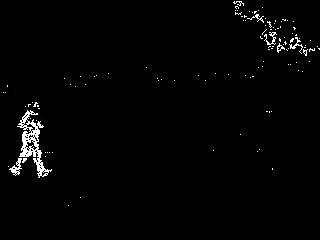
#> input picture frame 14 of Lab 03/output/park.avi, 320 x 240 px
$ python lab03_300173931.py
#> lines starting #> are read from the running program, lines starting #| are printed output that depends on the picture; after the words box and inside, x2 and y2 are one past the last pixel; in counts of white or black regions, pixels touching at a corner belong together
import cv2
import numpy as np

# Obtaining video into a variable, setting the output
capture = cv2.VideoCapture('./video/park.avi')

# Had issues with output not being saved. Was because isColor had to be set to False (output was expecting a BGR video)
output = cv2.VideoWriter('./output/park.avi', cv2.VideoWriter_fourcc(*'XVID'), 1, (320,240), isColor=False)

# Getting first frame and converting it to grayscale
_, first_frame = capture.read()
#> first_frame is the input picture: shape (240, 320, 3); min 0, max 255, mean 4.2
first_frame_gray = cv2.cvtColor(first_frame, cv2.COLOR_BGR2GRAY)

while True:
    ret, frame = capture.read()
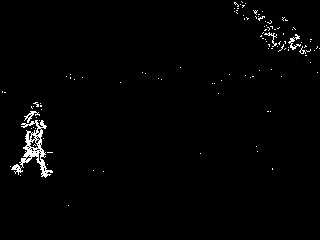
#> input picture frame 15 of Lab 03/output/park.avi, 320 x 240 px
#> frame is the input picture: shape (240, 320, 3); min 0, max 255, mean 3.8
    if not ret:
        break

    # convert next frame to grayscale
    frame = cv2.cvtColor(frame, cv2.COLOR_BGR2GRAY)
#> frame: shape (240, 320)

    # calculate difference between the frames
    diff = cv2.absdiff(first_frame_gray, frame)

    # spcify the threshold we're looking for
    _, thresh_image = cv2.threshold(diff, 20, 255, cv2.THRESH_BINARY)
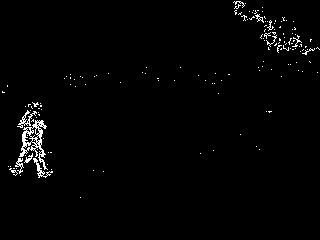
#> thresh_image: shape (240, 320); 1.6% white in thin lines or dots, all inside (x1, y1, x2, y2) = (2, 1, 320, 198)

    # switch to next frame (sorry naming conventions may not make much sense - first_frame_gray is
    # the previous frame, frame is the current frame)
    first_frame_gray = frame
    output.write(thresh_image)

    # Output to the screen
    cv2.imshow('Video', thresh_image)
    if cv2.waitKey(24) & 0xFF == ord('q'):
#> (key q is pressed here)
        break

capture.release()
output.release()
cv2.destroyAllWindows()

$ run again, starting later in the video
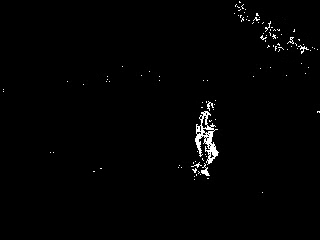
#> input picture frame 65 of Lab 03/output/park.avi, 320 x 240 px
#> first_frame is the input picture: shape (240, 320, 3); min 0, max 255, mean 3
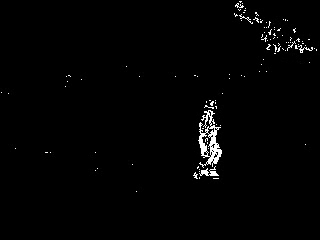
#> input picture frame 66 of Lab 03/output/park.avi, 320 x 240 px
#> frame is the input picture: shape (240, 320, 3); min 0, max 255, mean 3.6
#> frame: shape (240, 320)
#> `_, thresh_image = cv2.threshold(diff, 20, 255, cv2.THRESH_BINARY)`:
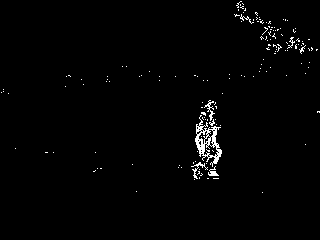
#> thresh_image: shape (240, 320); 1.4% white in thin lines or dots, all inside (x1, y1, x2, y2) = (1, 1, 320, 193)

$ run again, starting later in the video
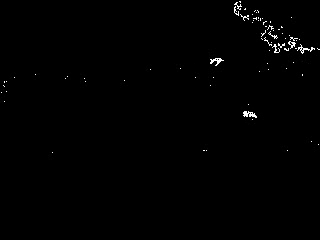
#> input picture frame 116 of Lab 03/output/park.avi, 320 x 240 px
#> first_frame is the input picture: shape (240, 320, 3); min 0, max 255, mean 1.6
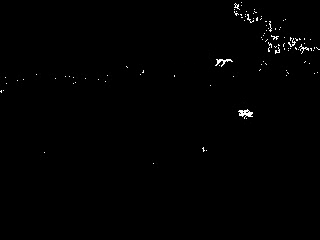
#> input picture frame 117 of Lab 03/output/park.avi, 320 x 240 px
#> frame is the input picture: shape (240, 320, 3); min 0, max 255, mean 1.5
#> frame: shape (240, 320)
#> `_, thresh_image = cv2.threshold(diff, 20, 255, cv2.THRESH_BINARY)`:
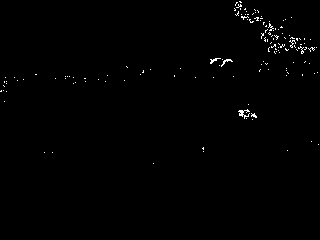
#> thresh_image: shape (240, 320); 0.65% white in thin lines or dots, all inside (x1, y1, x2, y2) = (0, 1, 319, 164)
